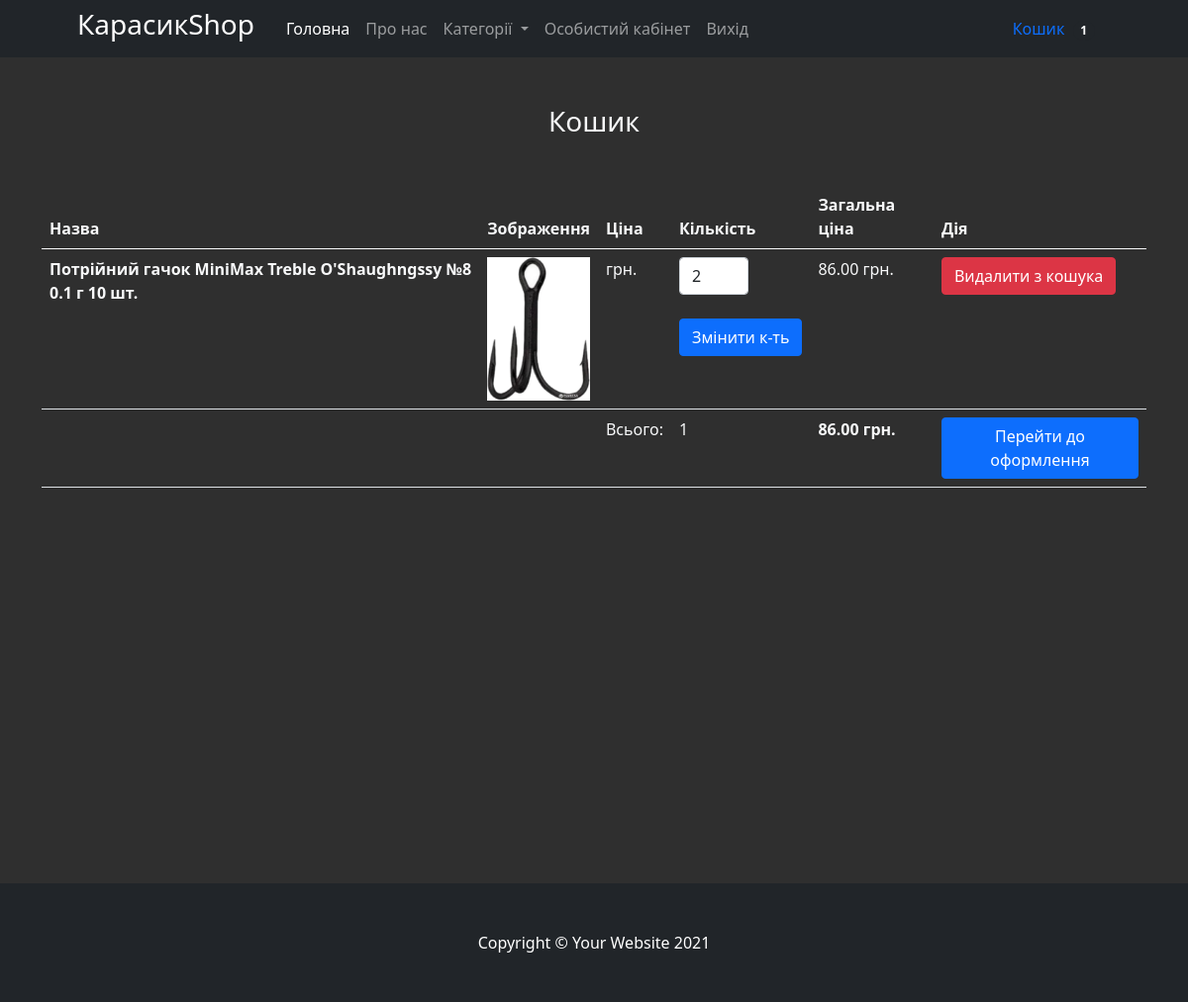
The page /cart/ (signed in) on the database as committed earlier.
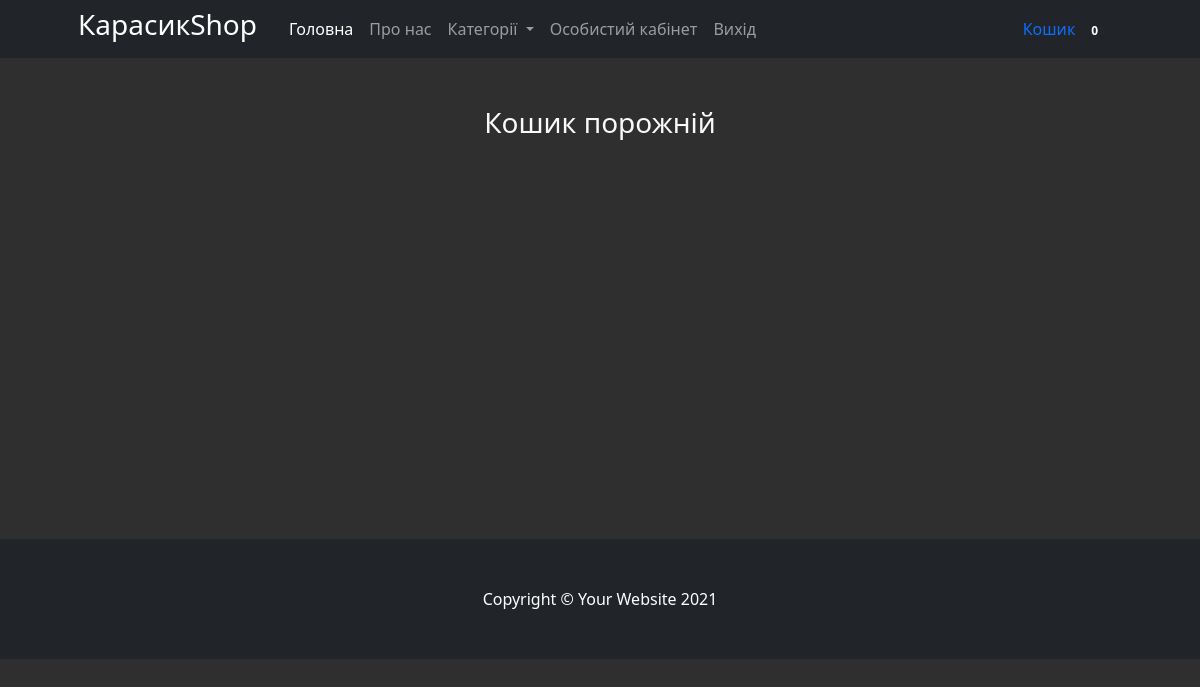
The same page on the database as committed later.
### mainapp/models.py (models this page shows, shortened)
class Cart(models.Model):
    owner = models.ForeignKey('Customer', null=True, verbose_name='Власник', on_delete=models.CASCADE)
    products = models.ManyToManyField(CartProduct, blank=True, related_name='related_cart')
    total_products = models.PositiveIntegerField(default=0)
    final_price = models.DecimalField(max_digits=9, default=0, decimal_places=2, verbose_name='Загальна ціна')
    in_order = models.BooleanField(default=False)
    for_anonymous_user = models.BooleanField(default=False)

class CartProduct(models.Model):
    user = models.ForeignKey('Customer', verbose_name='Покупець', on_delete=models.CASCADE)
    cart = models.ForeignKey('Cart', verbose_name='Кошик', on_delete=models.CASCADE, related_name='related_products')
    product = models.ForeignKey(Product, verbose_name='Товар', on_delete=models.CASCADE)
    qty = models.PositiveIntegerField(default=1)
    final_price = models.DecimalField(max_digits=9, decimal_places=2, verbose_name='Загальна ціна')

class Product(models.Model):
    category = models.ForeignKey(Category, verbose_name='Категорія', on_delete=models.CASCADE)
    title = models.CharField(max_length=255, verbose_name='Найменування')
    slug = models.SlugField(unique=True)
    image = models.ImageField(verbose_name='Зображення')
    description = models.TextField(verbose_name='Опис', null=True)
    price = models.DecimalField(max_digits=9, decimal_places=2, verbose_name='Ціна')
    features = models.ManyToManyField("specs.ProductFeatures", blank=True, related_name='features_for_product')

### mainapp/views.py (the view)
# urls.py: path('cart/', CartView.as_view(), name='cart'),
class CartView(CartMixin, View):
    def get(self, request, *args, **kwargs):
        categories = Category.objects.all()
        context = {
            'cart': self.cart,
            'categories': categories
        }
        return render(request, 'cart.html', context)

### mainapp/mixins.py (called while the page is built)
    def dispatch(self, request, *args, **kwargs):
        if request.user.is_authenticated:
            customer = Customer.objects.filter(user=request.user).first()
            if not customer:
                customer = Customer.objects.create(
                    user=request.user
                )
            cart = Cart.objects.filter(owner=customer, in_order=False).first()
            if not cart:
                cart = Cart.objects.create(owner=customer)
        else:
            cart = Cart.objects.filter(for_anonymous_user=True).first()
            if not cart:
                cart = Cart.objects.create(for_anonymous_user=True)
        self.cart = cart
        return super().dispatch(request, *args, **kwargs)

### mainapp/models.py (called while the page is built)
    def get_absolute_url(self):
        return reverse('category_detail', kwargs={'slug': self.slug})

### mainapp/templates/cart.html (shortened to what this page needs)
{% extends 'base.html' %}
{% block content %}
<div class="container">
<h3 class="text-center text-light mt-5 mb-5 ">Кошик {% if not cart.products.count %}порожній{% endif %}</h3>
{% if cart.products.count %}
<table class="table text-light">
  <thead>
    <tr>
      <th scope="col">Назва</th>
      <th scope="col">Зображення</th>
      <th scope="col">Ціна</th>
      <th scope="col">Кількість</th>
      <th scope="col">Загальна ціна</th>
      <th scope="col">Дія</th>
    </tr>
  </thead>
  <tbody>
    {% for item in cart.products.all %}
        <tr>
          <th scope="row">{{ item.product.title }}</th>
          <td class="w-25 image_in_order"><img src="{{ item.product.image.url }}" class="img-fluid"></td>
          <td>{{ item.content_object.price }} грн.</td>
          <td>
            <form action="{% url 'change_qty' slug=item.product.slug %}" method="POST">
              <input type="number" class="form-control" name="qty" style="width: 70px;" min="1" value="{{ item.qty }}">
              <br>
              <input type="submit" class="btn btn-primary" value="Змінити к-ть">
            </form>
          </td>
            <td>{{ item.final_price }} грн.</td>
          <td>
            <a href="{% url 'delete_from_cart' slug=item.product.slug %}"><button class="btn btn-danger">Видалити з кошука</button></a>
          </td>
        </tr>
    {% endfor %}
        <tr>
          <td colspan="2"></td>
          <td>Всього:</td>
          <td>{{ cart.total_products }}</td>
          <td><strong>{{ cart.final_price }} грн.</strong></td>
          <td><a href="{% url 'checkout' %}"><button class="btn btn-primary">Перейти до оформлення</button></a></td>
        </tr>
  </tbody>
</table>
{% endif %}
</div>
{% endblock content %}

### mainapp/templates/base.html (shortened to what this page needs)
{% load static %}
<!DOCTYPE html>
<html lang="uk">
<head>
    <link href='{% static "bootstrap/bootstrap.min.css" %}' rel="stylesheet" />
</head>
<body>
    <nav class="navbar navbar-expand-lg navbar-dark bg-dark">
        <div class="container px-4 px-lg-5">
            <h3 class="title"><span>КарасикShop</span></h3>
            <div class="collapse navbar-collapse" id="navbarSupportedContent">
                <ul class="navbar-nav me-auto mb-2 mb-lg-0 ms-lg-4">
                    <li class="nav-item">
                        <a class="nav-link active" aria-current="page" href="{% url 'index' %}">
                            Головна
                        </a>
                    </li>
                    <li class="nav-item"><a class="nav-link" href="#">Про нас</a></li>
                    <li class="nav-item dropdown">
                        <a class="nav-link dropdown-toggle" id="navbarDropdown" href="#" role="button" data-bs-toggle="dropdown" aria-expanded="false">
                            Категорії
                        </a>
                    </li>
                    {% if request.user.is_authenticated %}
                    <li class="nav-item">
                        <a class="nav-link" href="{% url 'profile' %}">Особистий кабінет</a>
                    </li>
                    <li class="nav-item">
                        <a class="nav-link" href="{% url 'logout' %}">Вихід</a>
                    </li>
                    {% endif %}
                </ul>
                <a class="nav-link" href="{% url 'cart' %}">
                    Кошик
                    <span class="badge bg-dark text-white ms-1 rounded-pill">{{cart.products.count}}</span>
                </a>
            </div>
        </div>
    </nav>
    {% block content %}{% endblock content %}
    <footer class="py-5 bg-dark" style="margin-top: 400px;">
        <div class="container"><p class="m-0 text-center text-white">Copyright &copy; Your Website 2021</p></div>
    </footer>
</body>
</html>

Rows that differ between the two databases and show on the page:
no longer on this page (row edited): Cart: products.count "1", total_products "1", final_price "86.00"
no longer on this page (row unchanged): CartProduct: product "Потрійний гачок MiniMax Treble O'Shaughngssy №8 0.1 г 10 шт.", product.image (picture), qty "2", final_price "86.00"
added Cart: products.count "0"
Other text that changed with them:
text no longer shown: "Назва Зображення Ціна Кількість Загальна ціна Дія Всього: грн. Перейти до оформлення"
text now shown: "порожній"
